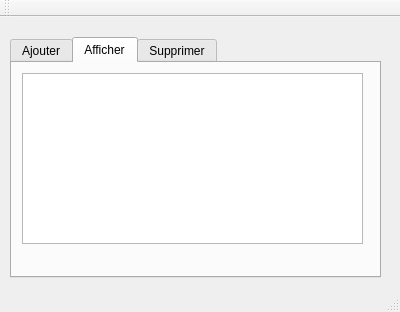
<?xml version="1.0" encoding="UTF-8"?>
<ui version="4.0">
 <class>MainWindow</class>
 <widget class="QMainWindow" name="MainWindow">
  <property name="geometry">
   <rect>
    <x>0</x>
    <y>0</y>
    <width>400</width>
    <height>312</height>
   </rect>
  </property>
  <property name="windowTitle">
   <string>Gestion des étudiants</string>
  </property>
  <widget class="QWidget" name="centralWidget">
   <widget class="QTabWidget" name="tabWidget">
    <property name="geometry">
     <rect>
      <x>10</x>
      <y>20</y>
      <width>371</width>
      <height>241</height>
     </rect>
    </property>
    <property name="currentIndex">
     <number>1</number>
    </property>
    <widget class="QWidget" name="tab">
     <attribute name="title">
      <string>Ajouter</string>
     </attribute>
     <widget class="QLabel" name="label">
      <property name="geometry">
       <rect>
        <x>20</x>
        <y>30</y>
        <width>61</width>
        <height>16</height>
       </rect>
      </property>
      <property name="text">
       <string>Identifiant</string>
      </property>
     </widget>
     <widget class="QLabel" name="label_2">
      <property name="geometry">
       <rect>
        <x>20</x>
        <y>90</y>
        <width>47</width>
        <height>13</height>
       </rect>
      </property>
      <property name="text">
       <string>TYPE</string>
      </property>
     </widget>
     <widget class="QLabel" name="label_3">
      <property name="geometry">
       <rect>
        <x>20</x>
        <y>130</y>
        <width>47</width>
        <height>13</height>
       </rect>
      </property>
      <property name="text">
       <string>Lieu</string>
      </property>
     </widget>
     <widget class="QLineEdit" name="lineEdit_id">
      <property name="geometry">
       <rect>
        <x>130</x>
        <y>30</y>
        <width>113</width>
        <height>20</height>
       </rect>
      </property>
     </widget>
     <widget class="QLineEdit" name="lineEdit_type">
      <property name="geometry">
       <rect>
        <x>130</x>
        <y>90</y>
        <width>113</width>
        <height>20</height>
       </rect>
      </property>
     </widget>
     <widget class="QLineEdit" name="lineEdit_lieu">
      <property name="geometry">
       <rect>
        <x>130</x>
        <y>130</y>
        <width>113</width>
        <height>20</height>
       </rect>
      </property>
     </widget>
     <widget class="QPushButton" name="pb_ajouter">
      <property name="geometry">
       <rect>
        <x>280</x>
        <y>170</y>
        <width>75</width>
        <height>23</height>
       </rect>
      </property>
      <property name="text">
       <string>Ajouter</string>
      </property>
     </widget>
     <widget class="QLabel" name="label_5">
      <property name="geometry">
       <rect>
        <x>20</x>
        <y>160</y>
        <width>47</width>
        <height>13</height>
       </rect>
      </property>
      <property name="text">
       <string>Avis</string>
      </property>
     </widget>
     <widget class="QLineEdit" name="lineEdit_avis">
      <property name="geometry">
       <rect>
        <x>130</x>
        <y>160</y>
        <width>113</width>
        <height>20</height>
       </rect>
      </property>
     </widget>
     <widget class="QDateEdit" name="lineEdit_date">
      <property name="geometry">
       <rect>
        <x>130</x>
        <y>60</y>
        <width>110</width>
        <height>22</height>
       </rect>
      </property>
     </widget>
     <widget class="QLabel" name="label_6">
      <property name="geometry">
       <rect>
        <x>30</x>
        <y>60</y>
        <width>47</width>
        <height>13</height>
       </rect>
      </property>
      <property name="text">
       <string>Date</string>
      </property>
     </widget>
    </widget>
    <widget class="QWidget" name="tab_2">
     <attribute name="title">
      <string>Afficher</string>
     </attribute>
     <widget class="QTableView" name="tabEvenement">
      <property name="geometry">
       <rect>
        <x>10</x>
        <y>10</y>
        <width>341</width>
        <height>171</height>
       </rect>
      </property>
     </widget>
    </widget>
    <widget class="QWidget" name="tab_3">
     <attribute name="title">
      <string>Supprimer</string>
     </attribute>
     <widget class="QLineEdit" name="lineEdit_id_2">
      <property name="geometry">
       <rect>
        <x>140</x>
        <y>30</y>
        <width>113</width>
        <height>20</height>
       </rect>
      </property>
     </widget>
     <widget class="QLabel" name="label_4">
      <property name="geometry">
       <rect>
        <x>20</x>
        <y>30</y>
        <width>61</width>
        <height>16</height>
       </rect>
      </property>
      <property name="text">
       <string>Identifiant</string>
      </property>
     </widget>
     <widget class="QPushButton" name="pb_supprimer">
      <property name="geometry">
       <rect>
        <x>240</x>
        <y>140</y>
        <width>75</width>
        <height>23</height>
       </rect>
      </property>
      <property name="text">
       <string>Supprimer</string>
      </property>
     </widget>
    </widget>
   </widget>
  </widget>
  <widget class="QMenuBar" name="menuBar">
   <property name="geometry">
    <rect>
     <x>0</x>
     <y>0</y>
     <width>400</width>
     <height>26</height>
    </rect>
   </property>
  </widget>
  <widget class="QToolBar" name="mainToolBar">
   <attribute name="toolBarArea">
    <enum>TopToolBarArea</enum>
   </attribute>
   <attribute name="toolBarBreak">
    <bool>false</bool>
   </attribute>
  </widget>
  <widget class="QStatusBar" name="statusBar"/>
 </widget>
 <layoutdefault spacing="6" margin="11"/>
 <resources/>
 <connections/>
</ui>
